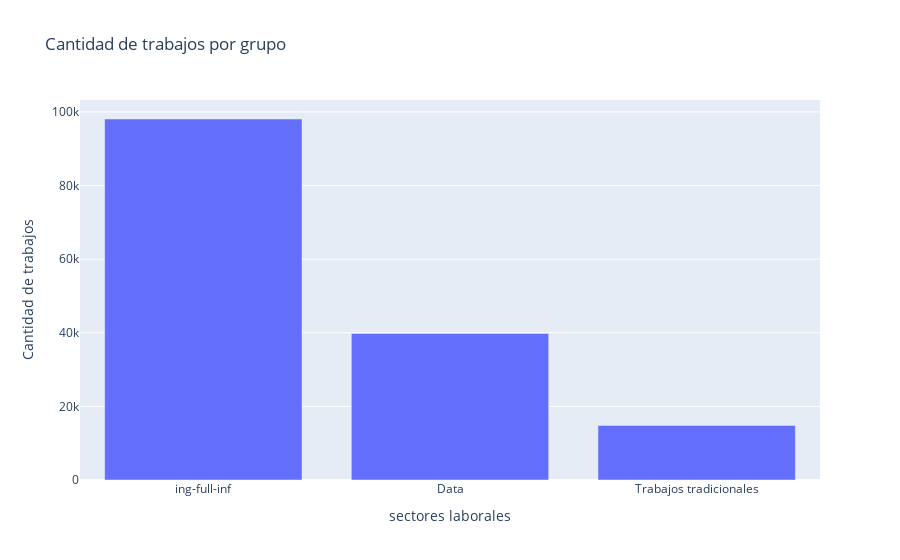

The notebook cell this image was saved under:
### Markdown cell above
### POR OTRO LADO GRAFICAMOS LA CANTIDAD DE OFERTAS VIGENTES A LA FECHA 10/04/2023 DE LA PAGINA LINKEDIN

### Code cell
# Listas con los nombres y las cantidades de trabajos
nombres = ['ing-full-inf', 'Data', 'Trabajos tradicionales']
cantidades = df_it, df_data, df_trad

import plotly.graph_objs as go

# Creación del gráfico de barras
fig = go.Figure()
fig.add_trace(go.Bar(x=nombres, y=cantidades, name='Cantidad de trabajos'))

# Diseño del gráfico
fig.update_layout(title='Cantidad de trabajos por grupo',
                  xaxis_title='sectores laborales', yaxis_title='Cantidad de trabajos')

# Mostrar el gráfico
fig.show()

### Figure 1 — Plotly figure (JSON) as saved in the notebook; plotly's stock layout.template omitted (floating-point values rounded to 4 significant figures)
{"data": [{"name": "Cantidad de trabajos", "type": "bar", "x": ["ing-full-inf", "Data", "Trabajos tradicionales"], "y": [98081, 39800, 14835]}], "layout": {"title": {"text": "Cantidad de trabajos por grupo"}, "xaxis": {"title": {"text": "sectores laborales"}}, "yaxis": {"title": {"text": "Cantidad de trabajos"}}}}
